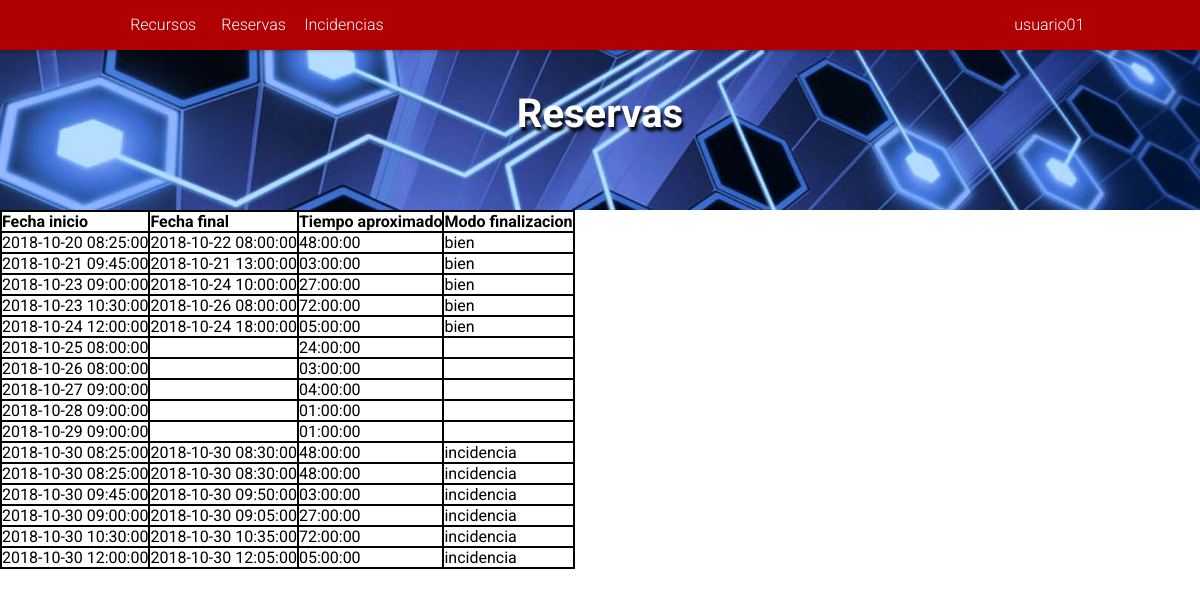
The page /PaginaWeb/index.php?mostrar=reservas (signed in) on the database its author committed.
### tables this page shows
CREATE TABLE IF NOT EXISTS `tbl_empleado` (
`id_empleado` int(11) NOT NULL AUTO_INCREMENT,
`email_empleado` varchar(100) DEFAULT NULL,
`usuario_empleado` varchar(100) DEFAULT NULL,
`password_empleado` varchar(255) DEFAULT NULL,
`nombre_empleado` varchar(100) DEFAULT NULL,
`apellido_empleado` varchar(100) DEFAULT NULL,
`grupo_empleado` ENUM('usuarios', 'administradores') DEFAULT 'usuarios',
PRIMARY KEY (`id_empleado`),
UNIQUE KEY `email_empleado` (`email_empleado`),
UNIQUE KEY `usuario_empleado` (`usuario_empleado`)
);

CREATE TABLE IF NOT EXISTS `tbl_reserva` (
`id_reserva` int(11) NOT NULL AUTO_INCREMENT,
`descripcion_reserva` text DEFAULT NULL,
`fechaInicio_reserva` DATETIME DEFAULT CURRENT_TIMESTAMP,
`fechaFinal_reserva` DATETIME DEFAULT NULL,
`tiempoEstimado_reserva` TIME DEFAULT NULL,
`modoFinalizacion_reserva` ENUM('bien', 'incidencia', 'cancelada') DEFAULT NULL,
`id_empleado` int(11) DEFAULT NULL,
`id_recurso` int(11) DEFAULT NULL,
PRIMARY KEY (`id_reserva`),
UNIQUE KEY `fechaInicio_idRecurso` (`fechaInicio_reserva`, `id_recurso`)
);

### PaginaWeb/php/datosUsuario.proc.php (called while the page is built, shortened)
<?php
	if (isset($_SESSION['user_id'])) {
		$records = $conn->prepare('SELECT id_empleado, usuario_empleado, email_empleado, password_empleado, grupo_empleado FROM tbl_empleado WHERE id_empleado = :id');
		$records->bindParam(':id', $_SESSION['user_id']);
		$records->execute();
		$results = $records->fetch(PDO::FETCH_ASSOC);
		if (count($results) > 0) {
			$usuario = $results;
		}
	}
?>

### PaginaWeb/php/reservas.php (the view, shortened to what this page needs)
<article>
	<?php
		if (isset($_REQUEST['idUsu'])) {
			$us=$_REQUEST['idUsu'];
			$consulta=mysqli_query($link, "SELECT * FROM tbl_reserva WHERE id_empleado='$us' ORDER BY id_reserva");
			$boton = true;
		} else {
			$consulta=mysqli_query($link, "SELECT * FROM tbl_reserva ORDER BY id_reserva");
		}
		echo "<div class='tabla'>";
			if(mysqli_num_rows($consulta)>0) {
				echo "<div class='fila encabezado'>";
					echo "<div class='columna'>Fecha inicio</div>";
					echo "<div class='columna'>Fecha final</div>";
					echo "<div class='columna'>Tiempo aproximado</div>";
					echo "<div class='columna'>Modo finalizacion</div>";
				echo "</div>";
				while($array = mysqli_fetch_array($consulta)) {
					$fechaInicio=$array['fechaInicio_reserva'];
					$fechaFin = $array['fechaFinal_reserva'];
					$tiempoEstimado=$array['tiempoEstimado_reserva'];
					$modoFinalizacion = $array['modoFinalizacion_reserva'];
					echo "<div class='fila'>";
						echo "<div class='columna'>$fechaInicio</div>";
						echo "<div class='columna'>$fechaFin</div>";
						echo "<div class='columna'>$tiempoEstimado</div>";
						echo "<div class='columna'>$modoFinalizacion</div>";
					echo "</div>";
				}
			} else {
				echo "Aun no hay reservas";
			}
		echo "</div>";
	?>
</article>

### PaginaWeb/php/navegador.php (shortened to what this page needs)
<nav id='MenuDesplegable' class="menu">
	<ul class="nav">
		<li class="nivel1"><a href="index.php">Recursos</a></li>
		<li class="nivel1"><a href="index.php?mostrar=reservas">Reservas</a></li>
		<li class="nivel1"><a href="index.php?mostrar=incidencias">Incidencias</a></li>
		<?php
			$nombreUsuario = $usuario['usuario_empleado'];
				echo "<li class='usuario'><a>".$nombreUsuario."</a>";
				echo "</li>";
		?>
	</ul>
</nav>

### PaginaWeb/assets/css/estilos.css (style rules this page uses)
* { margin: 0; padding: 0; list-style: none; text-decoration: none; border: none; outline: none; box-sizing: border-box; }
body { margin-top: 50px; font-family: Roboto,sans-serif; }

### PaginaWeb/assets/css/tablas.css (style rules this page uses)
div.tabla { display: table; border: 1px solid black; }
div.fila { display: table-row; border: 1px solid black; }
div.columna { display: table-cell; border: 1px solid black; }
div.encabezado { font-weight: bold; }

### PaginaWeb/assets/css/menu.css (style rules this page uses)
* { margin: 0; padding: 0; box-sizing: border-box; }
nav { background-color: #b10004; position: fixed; z-index: 1000; top: 0; width: 100%; box-shadow: 0 -5px 3px 6px rgba(0,0,0,.255); left: 0 !important; font-family: 'Roboto', sans-serif; }
ul.nav { list-style-type: none; margin-left: 10%; }
nav ul li.nivel1 { display: inline-block; width: 8%; position: relative; text-align: center; }
nav ul li.usuario { display: inline-block; min-width: 8%; position: relative; text-align: center; cursor: pointer; float: right; padding-right: 15px; margin-right: 100px; }
nav li a { display: block; text-decoration: none; line-height: 50px; color: #ffffff; font-weight: 300; }

### rows shown on the page
tbl_empleado: usuario_empleado "usuario01"
tbl_reserva: fechaInicio_reserva "2018-10-20 08:25:00", fechaFinal_reserva "2018-10-22 08:00:00", tiempoEstimado_reserva "48:00:00", modoFinalizacion_reserva "bien"
tbl_reserva: fechaInicio_reserva "2018-10-21 09:45:00", fechaFinal_reserva "2018-10-21 13:00:00", tiempoEstimado_reserva "03:00:00", modoFinalizacion_reserva "bien"
tbl_reserva: fechaInicio_reserva "2018-10-23 09:00:00", fechaFinal_reserva "2018-10-24 10:00:00", tiempoEstimado_reserva "27:00:00", modoFinalizacion_reserva "bien"
tbl_reserva: fechaInicio_reserva "2018-10-23 10:30:00", fechaFinal_reserva "2018-10-26 08:00:00", tiempoEstimado_reserva "72:00:00", modoFinalizacion_reserva "bien"
tbl_reserva: fechaInicio_reserva "2018-10-24 12:00:00", fechaFinal_reserva "2018-10-24 18:00:00", tiempoEstimado_reserva "05:00:00", modoFinalizacion_reserva "bien"
tbl_reserva: fechaInicio_reserva "2018-10-25 08:00:00", tiempoEstimado_reserva "24:00:00"
tbl_reserva: fechaInicio_reserva "2018-10-26 08:00:00", tiempoEstimado_reserva "03:00:00"
tbl_reserva: fechaInicio_reserva "2018-10-27 09:00:00", tiempoEstimado_reserva "04:00:00"
tbl_reserva: fechaInicio_reserva "2018-10-28 09:00:00", tiempoEstimado_reserva "01:00:00"
tbl_reserva: fechaInicio_reserva "2018-10-29 09:00:00", tiempoEstimado_reserva "01:00:00"
tbl_reserva: fechaInicio_reserva "2018-10-30 08:25:00", fechaFinal_reserva "2018-10-30 08:30:00", tiempoEstimado_reserva "48:00:00", modoFinalizacion_reserva "incidencia"
tbl_reserva: fechaInicio_reserva "2018-10-30 08:25:00", fechaFinal_reserva "2018-10-30 08:30:00", tiempoEstimado_reserva "48:00:00", modoFinalizacion_reserva "incidencia"
tbl_reserva: fechaInicio_reserva "2018-10-30 09:45:00", fechaFinal_reserva "2018-10-30 09:50:00", tiempoEstimado_reserva "03:00:00", modoFinalizacion_reserva "incidencia"
tbl_reserva: fechaInicio_reserva "2018-10-30 09:00:00", fechaFinal_reserva "2018-10-30 09:05:00", tiempoEstimado_reserva "27:00:00", modoFinalizacion_reserva "incidencia"
tbl_reserva: fechaInicio_reserva "2018-10-30 10:30:00", fechaFinal_reserva "2018-10-30 10:35:00", tiempoEstimado_reserva "72:00:00", modoFinalizacion_reserva "incidencia"
tbl_reserva: fechaInicio_reserva "2018-10-30 12:00:00", fechaFinal_reserva "2018-10-30 12:05:00", tiempoEstimado_reserva "05:00:00", modoFinalizacion_reserva "incidencia"
